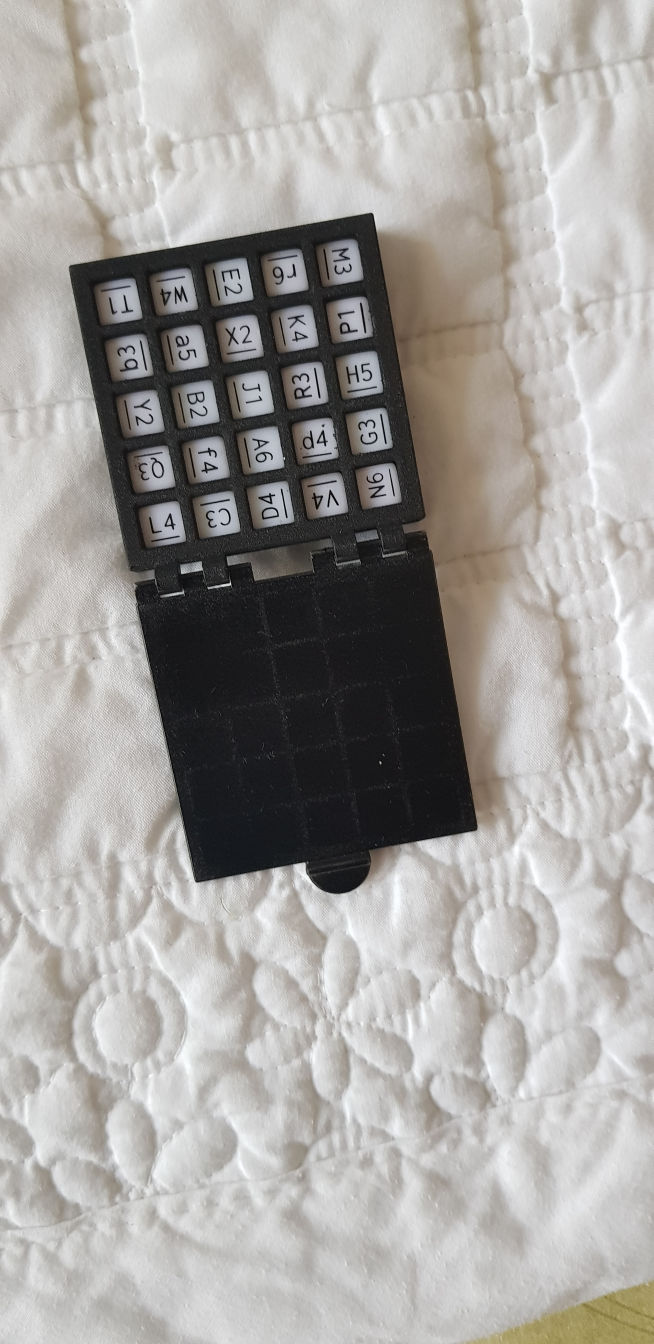
//> input picture img/1.jpg, 1960 x 4032 px (shown at 1/3 size)
$ ./squares   (built with g++ and OpenCV 4)
//> lines starting //> are read from the running program, lines starting //| are printed output that depends on the picture; after the words box and inside, x2 and y2 are one past the last pixel; in counts of white or black regions, pixels touching at a corner belong together

// The "Square Detector" program.
// It loads several images sequentially and tries to find squares in
// each image

#include <opencv2/opencv.hpp>
#include <opencv2/core.hpp>
#include <opencv2/imgproc.hpp>
#include <opencv2/imgcodecs.hpp>
#include <opencv2/highgui.hpp>

#include <iostream>

using namespace std;
using namespace cv;


// helper function:
// finds a cosine of angle between vectors
// from pt0->pt1 and from pt0->pt2
static double angle(Point pt1, Point pt2, Point pt0)
{
	double dx1 = (double)pt1.x - pt0.x;
	double dy1 = (double)pt1.y - pt0.y;
	double dx2 = (double)pt2.x - pt0.x;
	double dy2 = (double)pt2.y - pt0.y;
	return (dx1 * dx2 + dy1 * dy2) / sqrt((dx1 * dx1 + dy1 * dy1) * (dx2 * dx2 + dy2 * dy2) + 1e-10);
}

static Point2f getCenter(vector<Point> points)
{
	float x = 0;
	float y = 0;
	for (auto& point : points) {
		x += point.x;
		y += point.y;
	}
	x /= points.size();
	y /= points.size();
	return Point2f(x, y);
}


class Rectangle {
public:
	vector<Point> points;
	Point topLeft;
	Point topRight;
	Point bottomLeft;
	Point bottomRight;
	double area;
	double maxCos;
	vector<double> sideLengths;
	double maxSideLength;
	double minSideLength;
	Point2f center;
	// quality is used to determine which of two overlapping rectangles
	// is better, prefering straighter corners and more area.
	double qualityLowerIsBetter;

	Rectangle(vector<Point> fromPoints) {
		points = vector<Point>(fromPoints);
		std::sort(points.begin(), points.end(), [](Point a, Point b) {return a.y < b.y; });
		// The first two points are the top two.  Sort them top left and top right
		if (points[0].x > points[1].x) {
			swap(points[0], points[1]);
		}
		// The second set of two points are the bottom two.  Sort them right then left.
		if (points[2].x < points[3].x) {
			swap(points[2], points[3]);
		}
		topLeft = points[0];
		topRight = points[1];
		bottomRight = points[2];
		bottomLeft = points[3];

		center = getCenter(points);
		area = contourArea(points);
		maxCos = 0;
		sideLengths.push_back(
			maxSideLength = minSideLength = norm(points[3] - points[0])
		);
		for (int p = 1; p < 4; p++) {
			double sideLength = norm(points[p] - points[(p + 1) % 4]);
			maxSideLength = MAX(maxSideLength, sideLength);
			minSideLength = MIN(minSideLength, sideLength);
			sideLengths.push_back(sideLength);
		}
		for (int j = 2; j < 5; j++)
		{
			// find the maximum cosine of the angle between joint edges
			double cosine = fabs(angle(points[j % 4], points[j - 2], points[j - 1]));
			maxCos = MAX(maxCos, cosine);
		}
		// qualityLowerIsBetter = area > 0 ? maxCos / area : 1;
		qualityLowerIsBetter = area > 0 ? maxCos / pow(area, 5) : 1;
	}

	bool overlaps(Rectangle& otherRect) {
		return
			pointPolygonTest(otherRect.points, center, false) >= 0 ||
			pointPolygonTest(points, otherRect.center, false) >= 0;
	}
};


static void help(const char* programName)
{
//> further down, image is the input picture: 4032 rows x 1960 cols, CV_8UC3; mean B, G, R 159.9, 162.7, 165.3
	cout <<
		"\nA program using pyramid scaling, Canny, contours and contour simplification\n"
		"to find squares in a list of images (pic1-6.png)\n"
		"Returns sequence of squares detected on the image.\n"
		"Call:\n"
		"./" << programName << " [file_name (optional)]\n"
		"Using OpenCV version " << CV_VERSION << "\n" << endl;
}


int thresh = 50, N = 11;
const char* wndname = "Square Detection Demo";


// returns sequence of squares detected on the image.
static void findSquares(const Mat & image, vector<vector<Point> > & squares)
{
	squares.clear();

	vector<Rectangle> rects;

	Mat pyr, timg, gray0(image.size(), CV_8U), gray;

	// down-scale and upscale the image to filter out the noise
	pyrDown(image, pyr, Size(image.cols / 2, image.rows / 2));
	pyrUp(pyr, timg, image.size());

	// find squares in every color plane of the image
	for (int c = 0; c < 3; c++)
	{
		int ch[] = { c, 0 };
		mixChannels(&timg, 1, &gray0, 1, ch, 1);

		// try several threshold levels
		for (int l = 0; l < N; l++)
		{
			// hack: use Canny instead of zero threshold level.
			// Canny helps to catch squares with gradient shading
			if (l == 0)
			{
				// apply Canny. Take the upper threshold from slider
				// and set the lower to 0 (which forces edges merging)
				Canny(gray0, gray, 0, thresh, 5);
				// dilate canny output to remove potential
				// holes between edge segments
				dilate(gray, gray, Mat(), Point(-1, -1));
			}
			else
			{
				// apply threshold if l!=0:
				//     tgray(x,y) = gray(x,y) < (l+1)*255/N ? 255 : 0
				gray = gray0 >= (l + 1) * 255 / N;
			}

			// find contours and store them all as a list
			vector<vector<Point>> contours;
			findContours(gray, contours, RETR_LIST, CHAIN_APPROX_SIMPLE);

			vector<Point> approx;

			// test each contour
			for (auto& contour : contours) {
				// approximate contour with accuracy proportional
				// to the contour perimeter
				approxPolyDP(contour, approx, arcLength(contour, true) * 0.02, true);

				// square contours should have 4 vertices after approximation
				// relatively large area (to filter out noisy contours)
				// and be convex.
				// Note: absolute value of an area is used because
				// area may be positive or negative - in accordance with the
				// contour orientation
				if (approx.size() != 4 || !isContourConvex(approx))
					continue;

				auto rect = Rectangle(approx);

				// The angle indicates this isn't a square
				if (rect.maxCos > 0.25)
					continue;
				// If the longest side is more than 20% longer than the
				// shortest side, this isn't a square
				if (rect.maxSideLength > 1.20 * rect.minSideLength)
					continue;
				// If there's not pixels to read text (30x30), it's not our square
				if (rect.area < 900)
					continue;

				rects.push_back(rect);
			}
		}
	}
//> this loop made 3 passes
//> pass 1, in findSquares, `mixChannels(&timg, 1, &gray0, 1, ch, 1);`:
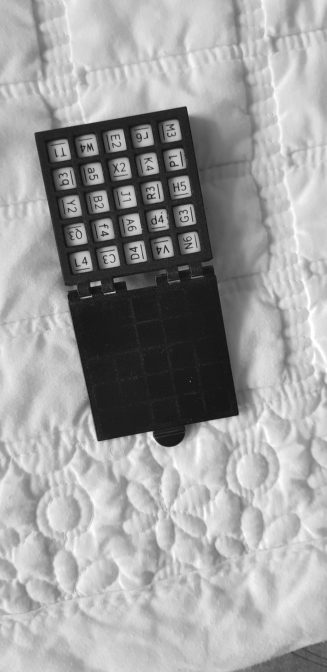
//> gray0: 4032 rows x 1960 cols, CV_8UC1 (shown at 1/6 size); min 5, max 255, mean 159.9
//> pass 3, in findSquares, `mixChannels(&timg, 1, &gray0, 1, ch, 1);`:
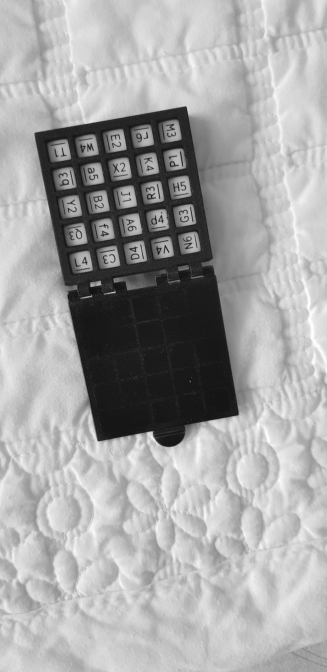
//> gray0: 4032 rows x 1960 cols, CV_8UC1 (shown at 1/6 size); min 8, max 254, mean 165.3
//> after the loop, rects = 86 items
	// sort rectangles by area and remove rectangles that stray from median
	if (rects.size() == 0) {
		// There are no squares, so return the empty vector
		return;
	}
	std::sort(rects.begin(), rects.end(), [](Rectangle a, Rectangle b) {return a.area < b.area; });
	double medianArea = rects[rects.size() / 2].area;
//> medianArea = 13985.5
	double minArea = 0.9 * medianArea;
//> minArea = 12587
	double maxArea = 1.1 * medianArea;
//> maxArea = 15384.1

	vector<Rectangle> median_sized_rectangles;
	for (auto& rect : rects) {
		if (rect.area >= minArea && rect.area <= maxArea) {
			median_sized_rectangles.push_back(rect);
		}
	}
//> this loop made 86 passes

	// remove overlapping rectangeles
	vector<Rectangle> non_overlapping_rectangles;
	for (auto& rect : median_sized_rectangles) {
		int overlaps_with_index = -1;
		for (int i = 0; i < non_overlapping_rectangles.size(); i++) {
			if (rect.overlaps(non_overlapping_rectangles[i])) {
				overlaps_with_index = i;
				break;
			}
		}
		if (overlaps_with_index == -1) {
			// This rectangle doesn't overlap with others
			non_overlapping_rectangles.push_back(rect);
		}
		else {
			// This recangle overlaps with another. Pick which to keep
			if (rect.qualityLowerIsBetter < non_overlapping_rectangles[overlaps_with_index].qualityLowerIsBetter) {
				// Choose the rectangle with better quality
				non_overlapping_rectangles[overlaps_with_index] = rect;
			}
		}
	}
//> this loop made 72 passes
//> overlaps_with_index on passes 1 to 8: -1, -1, -1, -1, -1, -1, -1, 0


	for (auto& rect : non_overlapping_rectangles) {
		squares.push_back(rect.points);
	}
//> this loop made 23 passes
}


// the function draws all the squares in the image
// [11 lines left out: function drawSquares, not called in this run]

// the function draws all the squares in the image
static void writeSquares(Mat& image, const vector<vector<Point> >& squares, string name)
{
	for (size_t i = 0; i < squares.size(); i++)
	{
		const Point* p = &squares[i][0];
		int n = (int)squares[i].size();
		polylines(image, &p, &n, 1, true, Scalar(0, 255, 0), 3, LINE_AA);
	}

	// imshow(wndname, image);
	imwrite(name, image);
}


int main(int argc, char** argv)
{
	std::vector<std::string> names = { "1.jpg", "2.jpg", "3.jpg" };
	help(argv[0]);

	if (argc > 1)
	{
		names[0] = argv[1];
		names[1] = "0";
	}

	vector<vector<Point> > squares;

	for (auto& filename : names) {
		string fname = "img/" + filename;
		Mat image = imread(fname, IMREAD_COLOR);
		if (image.empty())
		{
			cout << "Couldn't load " << filename << endl;
			continue;
		}

		findSquares(image, squares);
//> squares = 23 contours; largest, box (x1, y1, x2, y2) and area: (614, 775, 760, 919) 14785, (1006, 1057, 1147, 1197) 14434, (715, 1279, 854, 1422) 14308, (351, 1171, 493, 1312) 14238, (649, 946, 791, 1088) 14172
		writeSquares(image, squares, "squares/" + filename);
//> the loop in writeSquares, `for (size_t i = 0; i < squares.size(); i++)` made 23 passes
		// [5 lines of commented-out code are left out]
	}
//> pass 2 of the loop `for (auto& filename : names)`:
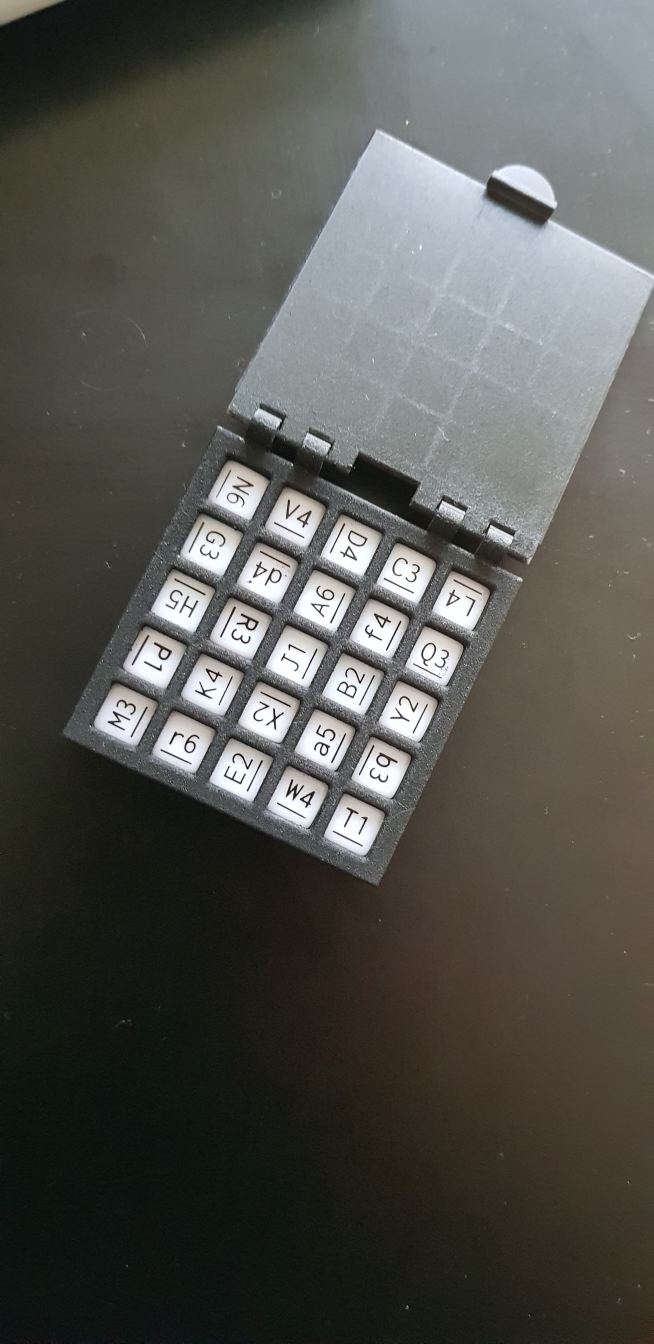
//> input picture img/2.jpg, 1960 x 4032 px (shown at 1/3 size)
//> image is the input picture: 4032 rows x 1960 cols, CV_8UC3; mean B, G, R 80.3, 85.1, 85
//> in findSquares (call 2), `squares.clear();`: squares = 0 contours
//> after the loop in findSquares (call 2), `for (int c = 0; c < 3; c++)`:
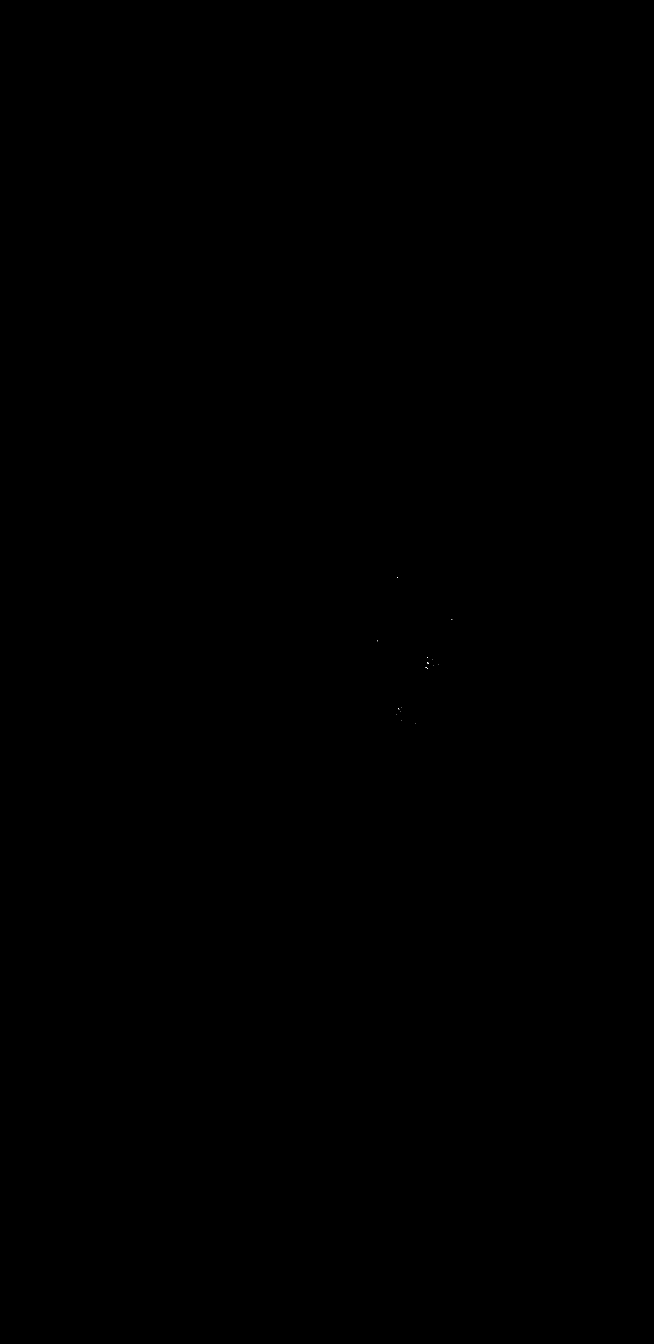
//> gray: 4032 rows x 1960 cols, CV_8UC1 (shown at 1/3 size); 0% white in thin lines or dots, all inside (x1, y1, x2, y2) = (1132, 1733, 1357, 2172)
//> after the loop in findSquares (call 2), `for (int c = 0; c < 3; c++)`: rects = 178 items
//> medianArea = 18768.5
//> minArea = 16891.7
//> maxArea = 20645.4
//> after the loop in findSquares (call 2), `for (auto& rect : rects)`: median_sized_rectangles = 113 items
//> the loop in findSquares (call 2), `for (auto& rect : median_sized_rectangles)` made 113 passes
//> the loop in findSquares (call 2), `for (auto& rect : non_overlapping_rectangles)` made 24 passes
//> `findSquares(image, squares);`: squares = 24 contours; largest, box (x1, y1, x2, y2) and area: (447, 1715, 643, 1910) 20556, (608, 1387, 804, 1580) 20373, (629, 2216, 819, 2403) 19530, (873, 1717, 1061, 1907) 19520, (283, 2051, 472, 2236) 19312
//> the loop in writeSquares (call 2), `for (size_t i = 0; i < squares.size(); i++)` made 24 passes
//> after the loop in writeSquares (call 2), `for (size_t i = 0; i < squares.size(); i++)`:
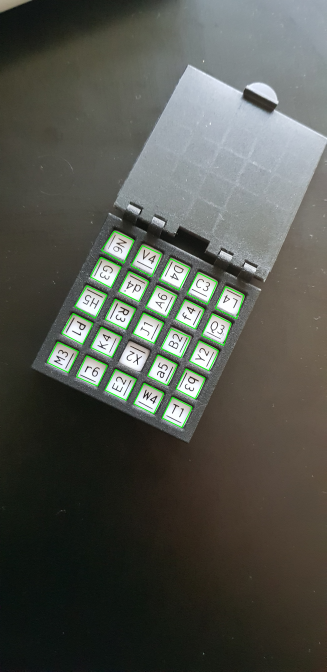
//> image: 4032 rows x 1960 cols, CV_8UC3 (shown at 1/6 size); mean B, G, R 78.7, 85.8, 83.4
//> pass 3 of the loop `for (auto& filename : names)`:
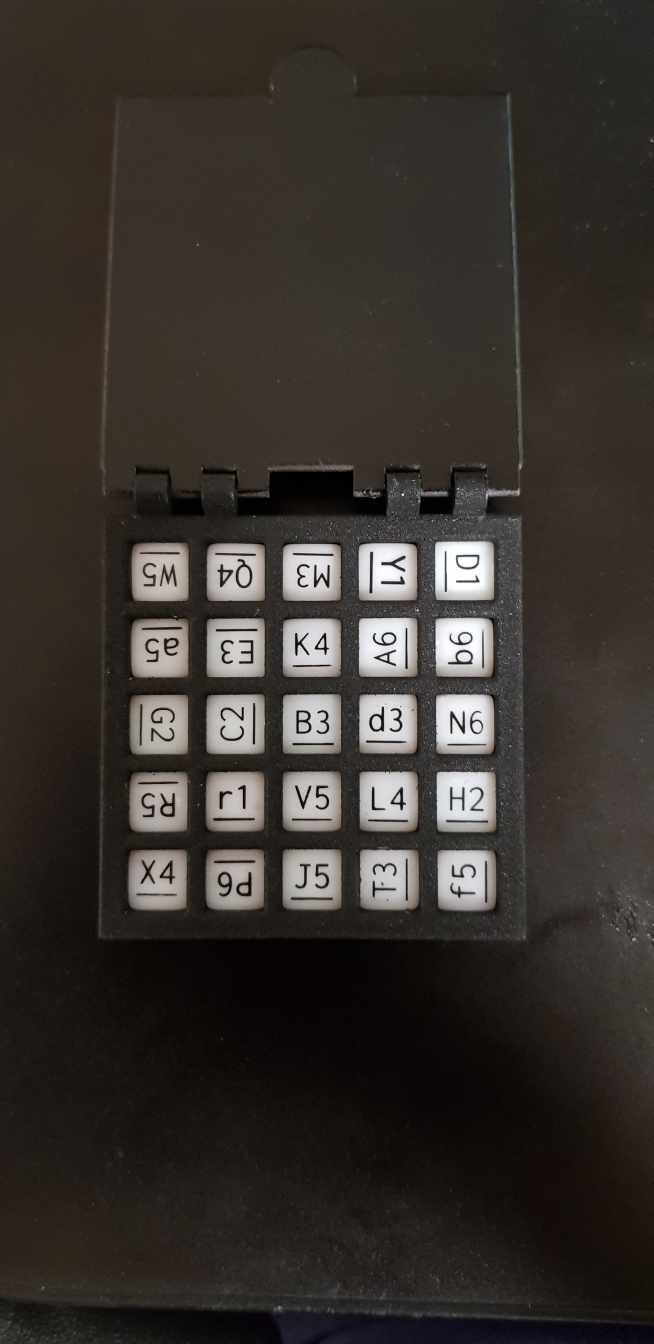
//> input picture img/3.jpg, 1960 x 4032 px (shown at 1/3 size)
//> image is the input picture: 4032 rows x 1960 cols, CV_8UC3; mean B, G, R 45.6, 50.3, 55.6
//> in findSquares (call 3), `squares.clear();`: squares = 0 contours
//> `findSquares(image, squares);`: squares = 25 contours; largest, box (x1, y1, x2, y2) and area: (849, 2085, 1022, 2260) 29157, (1313, 2316, 1484, 2491) 28980, (1077, 1853, 1252, 2030) 28678, (852, 2314, 1023, 2488) 28565, (622, 2084, 793, 2258) 28560
//> the loop in writeSquares (call 3), `for (size_t i = 0; i < squares.size(); i++)` made 25 passes
//> after the loop in writeSquares (call 3), `for (size_t i = 0; i < squares.size(); i++)`:
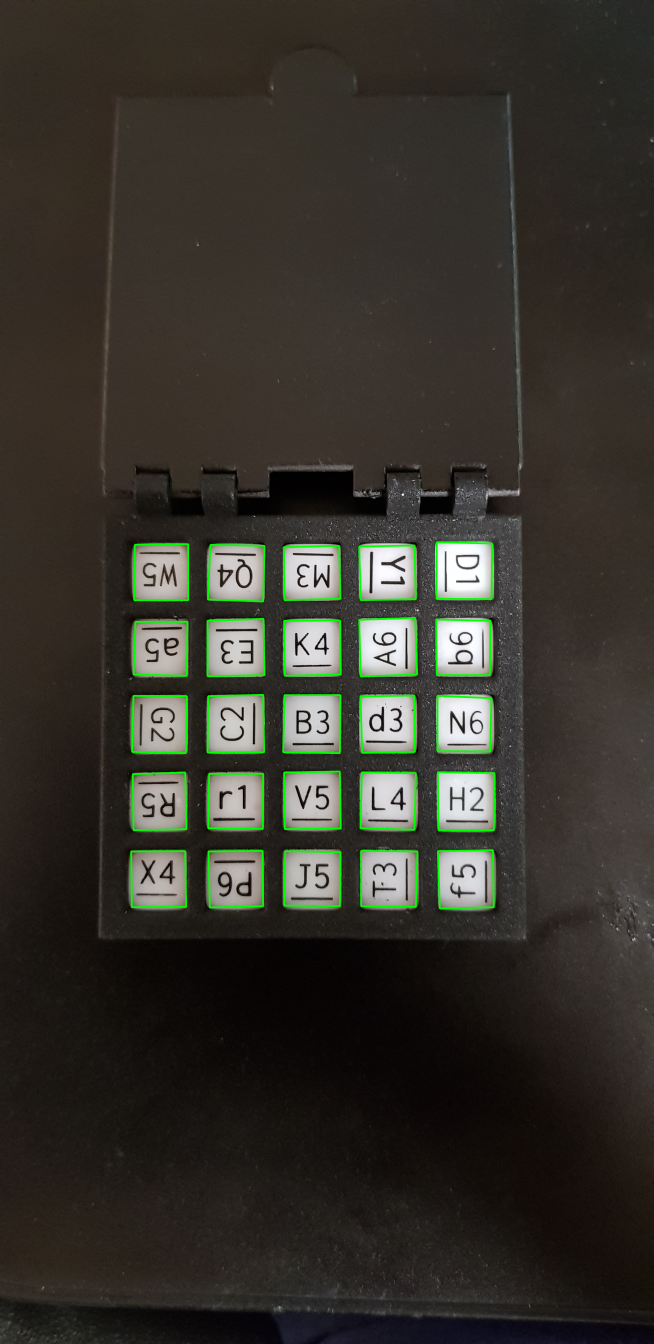
//> image: 4032 rows x 1960 cols, CV_8UC3 (shown at 1/3 size); mean B, G, R 44, 51.6, 53.9

	return 0;
}
